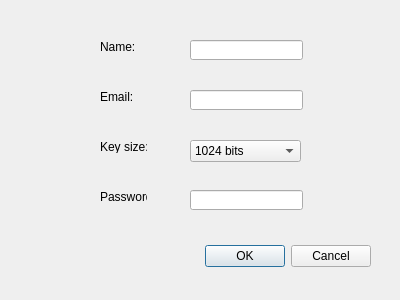
<?xml version="1.0" encoding="UTF-8"?>
<ui version="4.0">
 <class>GenerateKeyPairDialog</class>
 <widget class="QDialog" name="GenerateKeyPairDialog">
  <property name="geometry">
   <rect>
    <x>0</x>
    <y>0</y>
    <width>400</width>
    <height>300</height>
   </rect>
  </property>
  <property name="windowTitle">
   <string>Generate Key Pair</string>
  </property>
  <widget class="QDialogButtonBox" name="buttonBox">
   <property name="geometry">
    <rect>
     <x>30</x>
     <y>240</y>
     <width>341</width>
     <height>32</height>
    </rect>
   </property>
   <property name="orientation">
    <enum>Qt::Horizontal</enum>
   </property>
   <property name="standardButtons">
    <set>QDialogButtonBox::Cancel|QDialogButtonBox::Ok</set>
   </property>
  </widget>
  <widget class="QLineEdit" name="nameLineEdit">
   <property name="geometry">
    <rect>
     <x>190</x>
     <y>40</y>
     <width>113</width>
     <height>20</height>
    </rect>
   </property>
  </widget>
  <widget class="QLineEdit" name="emailLineEdit">
   <property name="geometry">
    <rect>
     <x>190</x>
     <y>90</y>
     <width>113</width>
     <height>20</height>
    </rect>
   </property>
  </widget>
  <widget class="QLineEdit" name="passLineEdit">
   <property name="geometry">
    <rect>
     <x>190</x>
     <y>190</y>
     <width>113</width>
     <height>20</height>
    </rect>
   </property>
  </widget>
  <widget class="QLabel" name="emailLabel">
   <property name="geometry">
    <rect>
     <x>100</x>
     <y>90</y>
     <width>47</width>
     <height>13</height>
    </rect>
   </property>
   <property name="text">
    <string>Email:</string>
   </property>
  </widget>
  <widget class="QLabel" name="keySizeLabel">
   <property name="geometry">
    <rect>
     <x>100</x>
     <y>140</y>
     <width>47</width>
     <height>13</height>
    </rect>
   </property>
   <property name="text">
    <string>Key size:</string>
   </property>
  </widget>
  <widget class="QLabel" name="passLabel">
   <property name="geometry">
    <rect>
     <x>100</x>
     <y>190</y>
     <width>47</width>
     <height>13</height>
    </rect>
   </property>
   <property name="text">
    <string>Password:</string>
   </property>
  </widget>
  <widget class="QLabel" name="nameLabel">
   <property name="geometry">
    <rect>
     <x>100</x>
     <y>40</y>
     <width>47</width>
     <height>13</height>
    </rect>
   </property>
   <property name="text">
    <string>Name:</string>
   </property>
  </widget>
  <widget class="QComboBox" name="comboBox">
   <property name="geometry">
    <rect>
     <x>190</x>
     <y>140</y>
     <width>111</width>
     <height>22</height>
    </rect>
   </property>
   <item>
    <property name="text">
     <string>1024 bits</string>
    </property>
   </item>
   <item>
    <property name="text">
     <string>2048 bits</string>
    </property>
   </item>
  </widget>
 </widget>
 <resources/>
 <connections>
  <connection>
   <sender>buttonBox</sender>
   <signal>accepted()</signal>
   <receiver>GenerateKeyPairDialog</receiver>
   <slot>accept()</slot>
   <hints>
    <hint type="sourcelabel">
     <x>248</x>
     <y>254</y>
    </hint>
    <hint type="destinationlabel">
     <x>157</x>
     <y>274</y>
    </hint>
   </hints>
  </connection>
  <connection>
   <sender>buttonBox</sender>
   <signal>rejected()</signal>
   <receiver>GenerateKeyPairDialog</receiver>
   <slot>reject()</slot>
   <hints>
    <hint type="sourcelabel">
     <x>316</x>
     <y>260</y>
    </hint>
    <hint type="destinationlabel">
     <x>286</x>
     <y>274</y>
    </hint>
   </hints>
  </connection>
 </connections>
</ui>
